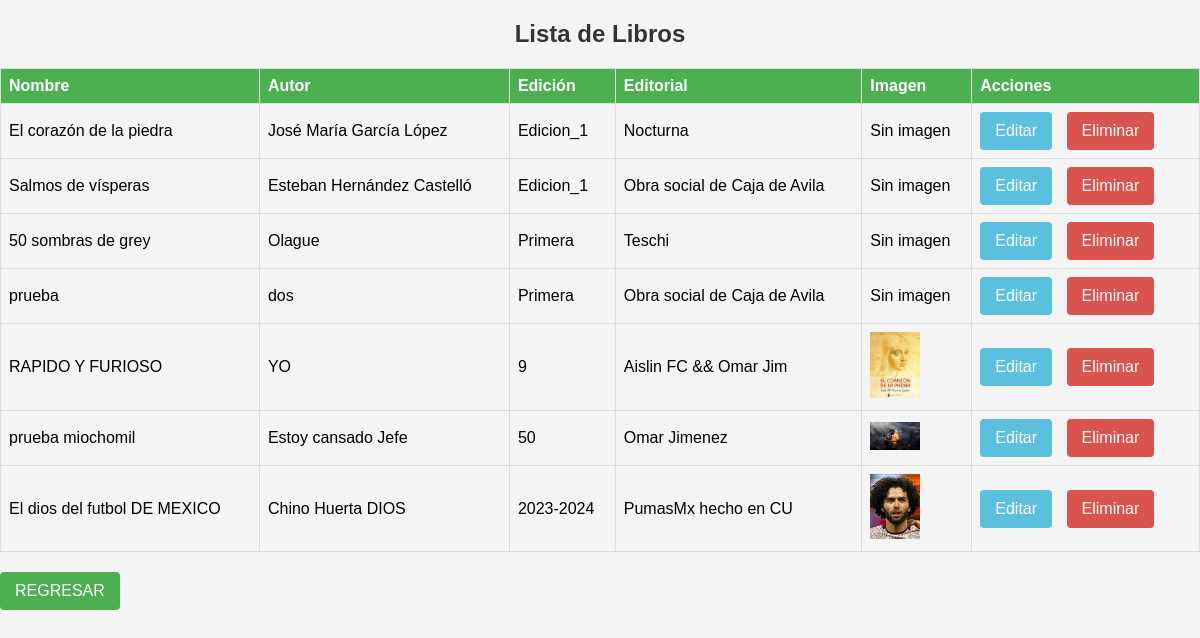
Screenshot of /lista_libros/ with the database file from the repository.
### api/models.py (models this page shows, shortened)
class Libro(models.Model):
    Nombre_Libro = models.CharField(max_length=255)
    Autor = models.CharField(max_length=255)
    Edicion = models.CharField(max_length=50)
    Editorial = models.CharField(max_length=100)
    Imagen = models.ImageField(upload_to='libros_imagenes/', null=True, blank=True)

### api/views.py (the view)
# urls.py: path('lista_libros/', lista_libros, name='lista_libros'),
def lista_libros(request):
    libros = Libro.objects.all()
    return render(request, 'lista_libros.html', {'libros': libros})

### api/templates/lista_libros.html (shortened to what this page needs)
{% load static %}
<!DOCTYPE html>
<html lang="en">
<head>
    <link rel="stylesheet"  href="{% static 'css/lista_libros.css' %}">
</head>
<body>
  <h2>Lista de Libros</h2>
  <table>
    <thead>
        <tr>
            <th>Nombre</th>
            <th>Autor</th>
            <th>Edición</th>
            <th>Editorial</th>
            <th>Imagen</th>
            <th>Acciones</th>
        </tr>
    </thead>
    <tbody>
        {% for libro in libros %}
            <tr>
                <td>{{ libro.Nombre_Libro }}</td>
                <td>{{ libro.Autor }}</td>
                <td>{{ libro.Edicion }}</td>
                <td>{{ libro.Editorial }}</td>
                <td>
                    {% if libro.Imagen %}
                        <img src="{{ libro.Imagen.url }}" alt="{{ libro.Nombre_Libro }}" width="50">
                    {% else %}
                        Sin imagen
                    {% endif %}
                </td>
                <td>
                    <a href="{% url 'editar_libro' libro.id %}" class="btn-editar">Editar</a>
                    <a href="{% url 'eliminar_libro' libro.id %}" class="btn-eliminar">Eliminar</a>
                </td>
            </tr>
        {% endfor %}
    </tbody>
  </table>
  <a href="{% url 'index' %}" class="btn-regresar">REGRESAR</a>
</body>
</html>

### api/static/css/lista_libros.css (style rules this page uses)
body { font-family: 'Arial', sans-serif; background-color: #f4f4f4; margin: 0; padding: 0; }
h2 { color: #333; text-align: center; margin-top: 20px; }
table { width: 100%; border-collapse: collapse; margin-top: 20px; }
th, td { border: 1px solid #ddd; padding: 8px; text-align: left; }
th { background-color: #4caf50; color: white; }
a.btn-editar { display: inline-block; background-color: #5bc0de; color: #fff; padding: 10px 15px; text-decoration: none; border-radius: 4px; margin-right: 10px; }
a.btn-eliminar { display: inline-block; background-color: #d9534f; color: #fff; padding: 10px 15px; text-decoration: none; border-radius: 4px; margin-right: 10px; }
a.btn-regresar { display: inline-block; background-color: #4caf50; color: #fff; padding: 10px 15px; text-decoration: none; border-radius: 4px; margin-top: 20px; }

### rows the page displays
Libro: Nombre_Libro "El corazón de la piedra", Autor "José María García López", Edicion "Edicion_1", Editorial "Nocturna", Imagen "Sin imagen"
Libro: Nombre_Libro "Salmos de vísperas", Autor "Esteban Hernández Castelló", Edicion "Edicion_1", Editorial "Obra social de Caja de Avila", shows "Sin imagen"
Libro: Nombre_Libro "50 sombras de grey", Autor "Olague", Edicion "Primera", Editorial "Teschi", Imagen "Sin imagen"
Libro: Nombre_Libro "prueba", Autor "dos", Edicion "Primera", Editorial "Obra social de Caja de Avila", Imagen "Sin imagen"
Libro: Nombre_Libro "RAPIDO Y FURIOSO", Autor "YO", Edicion "9", Editorial "Aislin FC && Omar Jim", Imagen (picture)
Libro: Nombre_Libro "prueba miochomil", Autor "Estoy cansado Jefe", Edicion "50", Editorial "Omar Jimenez", Imagen (picture)
Libro: Nombre_Libro "El dios del futbol DE MEXICO", Autor "Chino Huerta DIOS", Edicion "2023-2024", Editorial "PumasMx hecho en CU", Imagen (picture)
